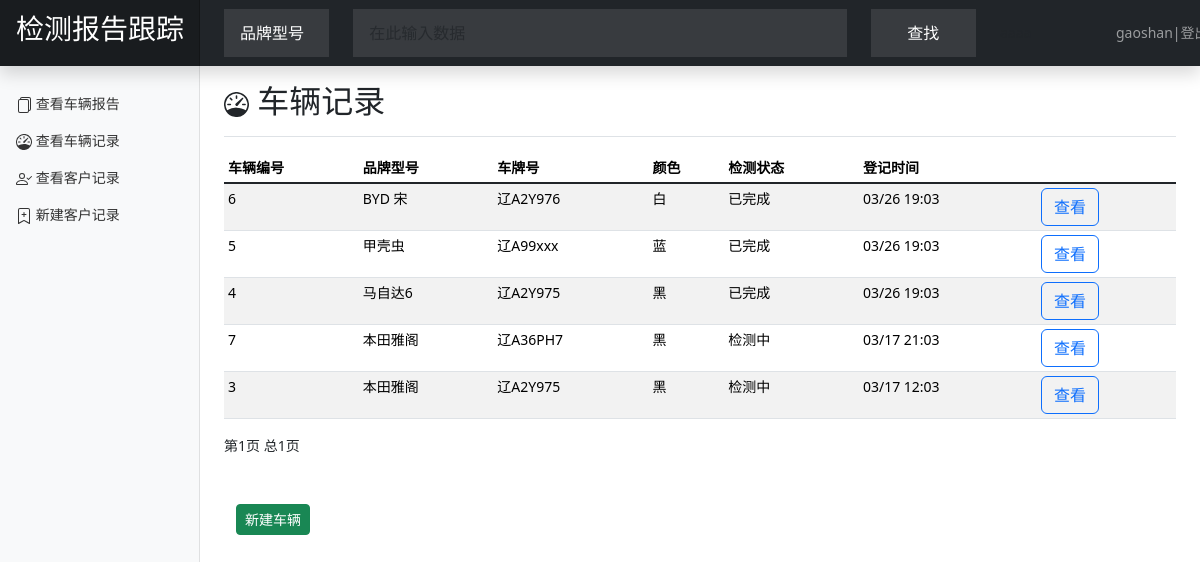
Page /car_list (signed in) on the earlier database version.
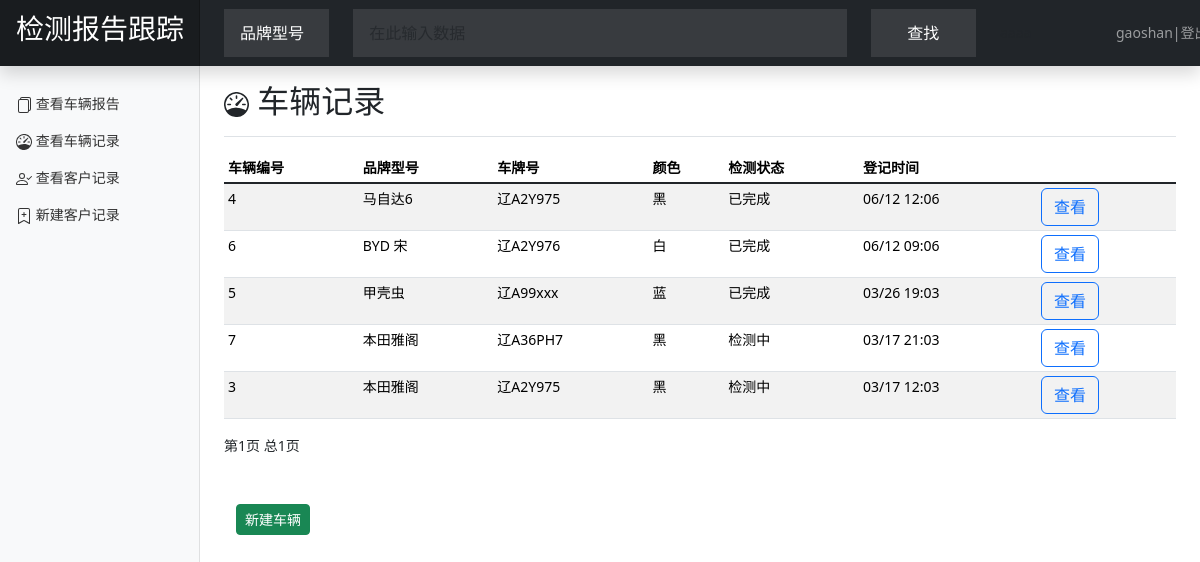
Same page on the later database version.
### report_OA/models.py (models this page shows, shortened)
class CarAbout(models.Model):
    if_impoirt_c=(('import','进口'),('n_import','国产'))
    gear_box_c=(('m','手动'),('a','自动'))
    if_business_c=(('b','营运'),('nb','非营运'))
    fuel_type_c=(('d','柴油'),('g','汽油'),('na','NA'))
    check_state_c = (('wait','待检测'),('p_on','检测中'),('d_on','复检中'),('finish','已完成'))
    customer = models.ForeignKey(verbose_name="用户", to='Customer', on_delete=models.CASCADE, related_name="customer_car", )
    car_brand_model = models.CharField("品牌型号",max_length=30)
    if_import = models.CharField("是否进口",max_length=10,choices=if_impoirt_c)
    car_license_tag_number = models.CharField('车辆牌照',max_length=20,db_index=True)
    car_id=models.CharField('车架号',max_length=30,db_index=True,unique=True,)
    car_type= models.CharField('车型',max_length=10)
    car_color = models.CharField('颜色',max_length=10,)
    licence_first=models.DateField(verbose_name="初次登记日期")
    licence_issued=models.DateField(verbose_name="上牌日期")
    first_record_o=models.DateTimeField(auto_now=True,auto_created=True)
    engine_number = models.CharField('发动机号',max_length=20)
    engine_cc = models.CharField('排量',max_length=10)
    engine_power = models.CharField('马力',max_length=10)
    engine_power_mode = models.CharField('动力方式',max_length=10)
    fuel_type = models.CharField('燃料类别',max_length=10, choices=fuel_type_c)
    drive_mode = models.CharField('驱动方式',max_length=10)
    gear_box = models.CharField('变速箱',max_length=10, choices=gear_box_c)
    manage_city = models.CharField('车辆管理属地',max_length=10)
    if_business = models.CharField('车辆使用性质',max_length=10, choices=if_business_c)
    check_state =models.CharField('车辆检测状态',max_length=10,choices=check_state_c,default='wait')
    class Meta:
        ordering = ("-first_record_o",)

### report_OA/views.py (the view, shortened to what this page needs)
# urls.py: path('car_list', views.car_list,name='car_list'),
@login_required(login_url='/account/login')
@permission_required('report_OA.view_carabout',login_url='/account/login')
def car_list(request):
    customer_id=request.GET.get('customer_id')
    cars=CarAbout.objects.all()
    if request.GET.get('customer_id'):
        cars=CarAbout.objects.filter(customer_id=request.GET.get('customer_id'))
    if request.GET.get('check_state'):
        cars=CarAbout.objects.filter(check_state='wait')
    paginator=Paginator(cars,10)
    page = request.GET.get('page')
    try:
        current_page=paginator.page(page)
        cars =current_page.object_list
    except PageNotAnInteger:
        current_page=paginator.page(1)
        cars = current_page.object_list
    except EmptyPage:
        current_page=paginator.page(paginator.num_pages)
        cars = current_page.object_list
    return render(request,'./car_list.html',{"cars":cars,"page":current_page,"customer_id":customer_id})

### templates/car_list.html (shortened to what this page needs)
{% extends "base.html" %}
{%block search%}
<div class="container-fluid">
    <form class="container-fluid" action="" method="get" accept-charset="utf-8">
        <div class="row">
            <div class="col-4 col-md-2">
                <select class="form-control form-control-dark" name="w_col">
                    <option value="car_brand_model" selected>品牌型号</option>
                </select>
            </div>
            <div class="col-4 col-md-8">
                <input type="text" name="input_data" class="form-control form-control-dark" placeholder="在此输入数据"
                       aria-describedby="basic-addon1">
            </div>
            <div class="col-4 col-md-2">
                <button class="form-control form-control-dark text-nowrap" type="submit">查找</button>
            </div>
        </div>
    </form>
</div>
{%endblock%}
{%block main%}
<div class="d-flex justify-content-between flex-wrap flex-md-nowrap align-items-center pt-3 pb-2 mb-3 border-bottom">
    <h1 class="h2">
        车辆记录
    </h1>
</div>
<div class="table-responsive">
    <table class="table table-striped table-sm">
        <thead>
        <tr>
            <th scope="col">车辆编号</th>
            <th scope="col">品牌型号</th>
            <th scope="col">车牌号</th>
            <th scope="col">颜色</th>
            <th scope="col">检测状态</th>
            <th scope="col">登记时间</th>
            <th scope="col"></th>
        </tr>
        </thead>
        <tbody>
        {% for car in cars %}
        <tr>
            <td>{{car.id}}</td>
            <td>{{car.car_brand_model}}</td>
            <td>{{car.car_license_tag_number}}</td>
            <td>{{car.car_color}}</td>
            <td>{{car.get_check_state_display}}</td>
            <td>{{car.first_record_o|date:"m/d H:m"}}</td>
            <td><a href="car_detial/{{car.id}}" class="btn btn-outline-primary btn-small  text-nowrap">查看</a>
            </td>
        </tr>
        {% endfor %}
        </tbody>
    </table>
    <div class="pagination">
    <span class="step-links">
        <span class="current">
            第{{page.number}}页 总{{page.paginator.num_pages}}页
        </span>
    </span>
    </div>
</div>
<div class="container-fluid pt-5">
<a href="{%url 'car_add'%}?customer_id={{customer_id}}" class="btn btn-success btn-sm" >新建车辆</a>
</div>
{%endblock%}

Differences in the rows shown:
changed CarAbout "马自达6": first_record_o "03/26 19:03" → "06/12 12:06"; moves up the list
changed CarAbout "BYD 宋": first_record_o "03/26 19:03" → "06/12 09:06"
